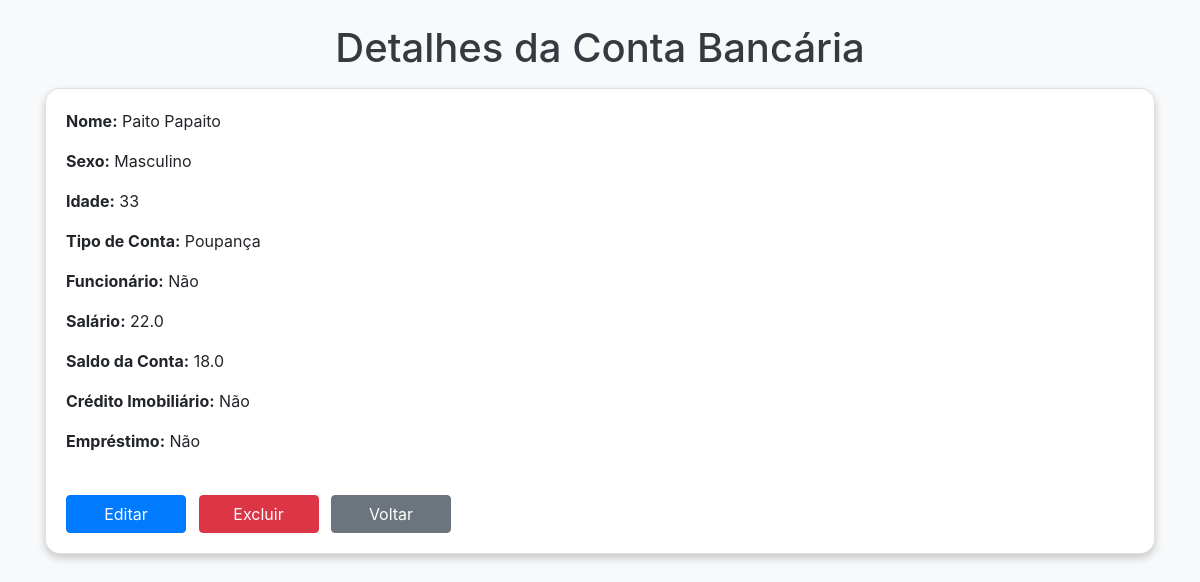
The app's page /view_account/8 with its own data.
### tables this page shows
CREATE TABLE contas_bancarias
                 (id INTEGER PRIMARY KEY AUTOINCREMENT,
                 nome TEXT NOT NULL,
                 sexo TEXT NOT NULL,
                 idade INTEGER NOT NULL,
                 tipo_conta TEXT NOT NULL,
                 funcionario BOOLEAN NOT NULL,
                 salario REAL,
                 saldo_conta REAL,
                 credito_imobiliario BOOLEAN NOT NULL,
                 emprestimo BOOLEAN NOT NULL);

### app.py (the view)
@app.route('/view_account/<int:id>', methods=['GET'])
def view_account(id):
    conn = sqlite3.connect('C:/Users/manuel/Desktop/projecto inar/contas_bancarias.db')
    c = conn.cursor()
    c.execute("SELECT * FROM contas_bancarias WHERE id=?", (id,))
    account = c.fetchone()
    conn.close()
    return render_template('view_account.html', account=account)

### templates/view_account.html (shortened to what this page needs)
<!DOCTYPE html>
<html lang="en">
<head>
    <link rel="stylesheet" href="https://maxcdn.bootstrapcdn.com/bootstrap/4.5.2/css/bootstrap.min.css">
</head>
<body class="container">
    <h1 class="mt-4 mb-3">Detalhes da Conta Bancária</h1>
    <div class="card">
        <div class="row">
            <div class="col-md-6">
                <p><strong>Nome:</strong> {{ account[1] }}</p>
                <p><strong>Sexo:</strong> {{ account[2] }}</p>
                <p><strong>Idade:</strong> {{ account[3] }}</p>
                <p><strong>Tipo de Conta:</strong> {{ account[4] }}</p>
                <p><strong>Funcionário:</strong> {% if account[5] %}Sim{% else %}Não{% endif %}</p>
                <p><strong>Salário:</strong> {{ account[6] }}</p>
                <p><strong>Saldo da Conta:</strong> {{ account[7] }}</p>
                <p><strong>Crédito Imobiliário:</strong> {% if account[8] %}Sim{% else %}Não{% endif %}</p>
                <p><strong>Empréstimo:</strong> {% if account[9] %}Sim{% else %}Não{% endif %}</p>
            </div>
        </div>
        <div class="row mt-3">
            <div class="col-md-6">
                <form action="{{ url_for('delete_account', id=account[0]) }}" method="POST" onsubmit="return confirm('Tem certeza que deseja excluir esta conta bancária?')">
                    <a href="{{ url_for('edit_account', id=account[0]) }}" class="btn btn-primary mr-2">Editar</a>
                    <button type="submit" class="btn btn-danger">Excluir</button>
                    <a href="javascript:history.back()" class="btn btn-secondary ml-2">Voltar</a>
                </form>
            </div>
        </div>
    </div>
</body>
</html>

### templates/view_account.html (style rules this page uses)
body { background-color: #f8f9fa; }
.card { box-shadow: 0 4px 8px 0 rgba(0,0,0,0.2); transition: 0.3s; border-radius: 15px; padding: 20px; }
h1 { margin-top: 20px; margin-bottom: 20px; text-align: center; color: #343a40; }
.btn { margin-top: 10px; width: 120px; }

### records on screen
contas_bancarias: nome "Paito Papaito", sexo "Masculino", idade "33", tipo_conta "Poupança", salario "22.0", saldo_conta "18.0"
